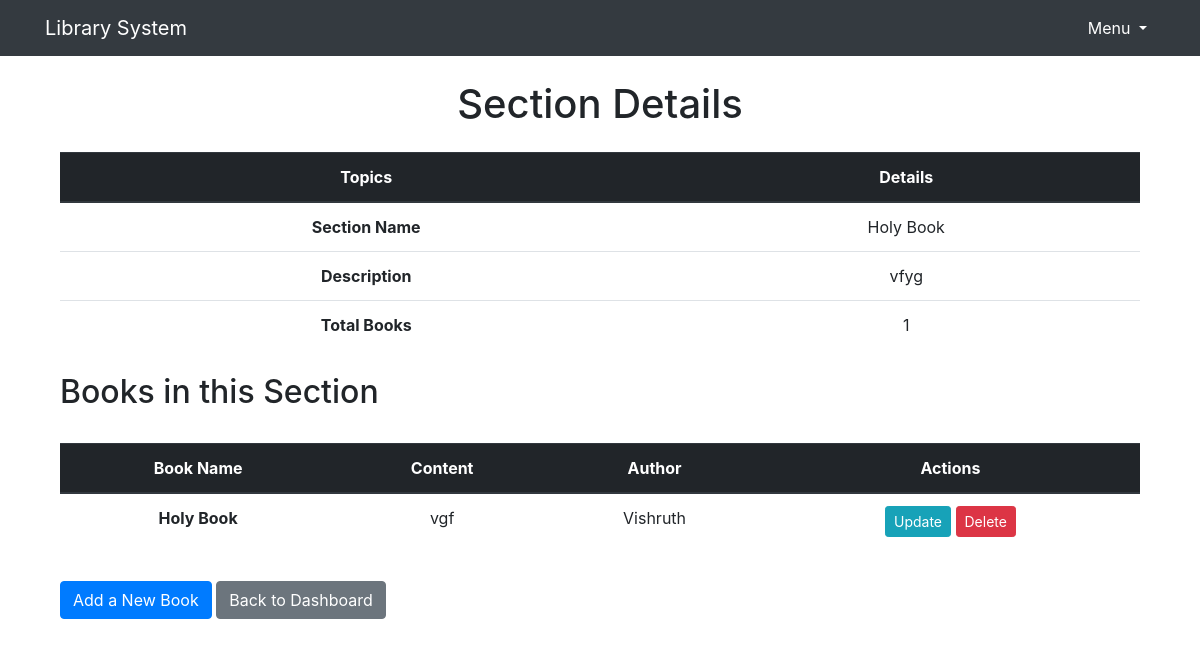
The app's page /section/1 with its own data.
### tables.py (models this page shows, shortened)
class Section(db.Model):
    id = db.Column(db.Integer, primary_key=True)
    name = db.Column(db.String(100), nullable=False)
    date_created = db.Column(db.DateTime, default=datetime.utcnow)
    description = db.Column(db.Text)
    books = db.relationship('Book', backref='section', lazy='dynamic')

class Book(db.Model):
    id = db.Column(db.Integer, primary_key=True)
    name = db.Column(db.String(100), nullable=False)
    content = db.Column(db.Text)
    author = db.Column(db.String(100))
    date_issued = db.Column(db.DateTime)
    return_date = db.Column(db.DateTime)
    section_id = db.Column(db.Integer, db.ForeignKey('section.id'), nullable=False)

### app.py (the view)
@app.route('/section/<int:section_id>', methods=['GET'])
def section_details(section_id):
    section = Section.query.get_or_404(section_id)
    books = section.books.order_by(desc(Book.id)).all()
    return render_template('section_details.html', section=section, books=books)

### templates/section_details.html
{% extends 'base.html' %}
{% block content %}
    <div class="container mt-4">
        <h1 class="text-center mb-4">Section Details</h1>
        {% if section %}
            <table class="table table-hover">
                <thead class="thead-dark">
                    <tr>
                        <th style="text-align: center;">Topics</th>
                        <th style="text-align: center;">Details</th>
                    </tr>
                </thead>
                <tbody>
                    <tr>
                        <td style="text-align: center;"><strong>Section Name</strong></td>
                        <td style="text-align: center;">{{ section.name }}</td>
                    </tr>
                    <tr>
                        <td style="text-align: center;"><strong>Description</strong></td>
                        <td style="text-align: center;">{{ section.description }}</td>
                    </tr>
                    <tr>
                        <td style="text-align: center;"><strong>Total Books</strong></td>
                        <td style="text-align: center;">{{ section.books.count() }}</td>
                    </tr>
                </tbody>
            </table>
            {% if section.books %}
                <h2 class="mt-4">Books in this Section</h2><br>
                <table class="table table-hover">
                    <thead class="thead-dark">
                        <tr>
                            <th style="text-align: center;">Book Name</th>
                            <th style="text-align: center;">Content</th>
                            <th style="text-align: center;">Author</th>
                            <th style="text-align: center;">Actions</th>
                        </tr>
                    </thead>
                    <tbody>
                        {% for book in books %}
                            <tr>
                                <td style="text-align: center;"><strong>{{ book.name }}</strong></td>
                                <td style="text-align: center;">{{ book.content }}</td>
                                <td style="text-align: center;">{{ book.author }}</td>
                                <td style="text-align: center;">
                                    <a href="{{ url_for('update_book', book_id=book.id) }}" class="btn btn-info btn-sm">Update</a>
                                    <a href="{{ url_for('delete_book', book_id=book.id) }}" class="btn btn-danger btn-sm">Delete</a>
                                </td>
                            </tr>
                        {% endfor %}
                    </tbody>
                </table>
            {% else %}
                <p class="mt-3">No books in this section yet</p>
            {% endif %}
        {% else %}
            <p class="mt-3">Section not found</p>
        {% endif %}
        <a href="{{ url_for('add_book', section_id = section.id) }}" class="btn btn-primary mt-3">Add a New Book</a>
        <a href="{{ url_for('librarian_dashboard') }}" class="btn btn-secondary mt-3">Back to Dashboard</a>
    </div>
{% endblock %}

### records on screen
Section: name "Holy Book", description "vfyg"
Book: name "Holy Book", content "vgf", author "Vishruth"

### other values on screen
{{ section.books.count() }} "1"
